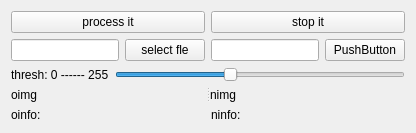
      <widget class="QWidget" name="tab_21">
       <attribute name="title">
        <string>boxcircle</string>
       </attribute>
       <layout class="QVBoxLayout" name="verticalLayout_29">
        <item>
         <layout class="QVBoxLayout" name="verticalLayout_28">
          <item>
           <layout class="QHBoxLayout" name="horizontalLayout_104">
            <item>
             <widget class="QPushButton" name="pushButton_103">
              <property name="text">
               <string>process it</string>
              </property>
             </widget>
            </item>
            <item>
             <widget class="QPushButton" name="pushButton_104">
              <property name="text">
               <string>stop it</string>
              </property>
             </widget>
            </item>
           </layout>
          </item>
          <item>
           <layout class="QHBoxLayout" name="horizontalLayout_105">
            <item>
             <widget class="QLineEdit" name="lineEdit_51"/>
            </item>
            <item>
             <widget class="QPushButton" name="pushButton_105">
              <property name="text">
               <string>select fle</string>
              </property>
             </widget>
            </item>
            <item>
             <widget class="QLineEdit" name="lineEdit_52"/>
            </item>
            <item>
             <widget class="QPushButton" name="pushButton_106">
              <property name="text">
               <string>PushButton</string>
              </property>
             </widget>
            </item>
           </layout>
          </item>
          <item>
           <layout class="QHBoxLayout" name="horizontalLayout_106">
            <item>
             <widget class="QLabel" name="label_141">
              <property name="text">
               <string>thresh: 0 ------ 255</string>
              </property>
             </widget>
            </item>
            <item>
             <widget class="QSlider" name="horizontalSlider_30">
              <property name="maximum">
               <number>255</number>
              </property>
              <property name="singleStep">
               <number>1</number>
              </property>
              <property name="pageStep">
               <number>10</number>
              </property>
              <property name="value">
               <number>100</number>
              </property>
              <property name="orientation">
               <enum>Qt::Horizontal</enum>
              </property>
             </widget>
            </item>
           </layout>
          </item>
          <item>
           <widget class="QSplitter" name="splitter_25">
            <property name="sizePolicy">
             <sizepolicy hsizetype="Expanding" vsizetype="Expanding">
              <horstretch>0</horstretch>
              <verstretch>0</verstretch>
             </sizepolicy>
            </property>
            <property name="orientation">
             <enum>Qt::Horizontal</enum>
            </property>
            <widget class="QLabel" name="label_142">
             <property name="sizePolicy">
              <sizepolicy hsizetype="Preferred" vsizetype="Expanding">
               <horstretch>0</horstretch>
               <verstretch>0</verstretch>
              </sizepolicy>
             </property>
             <property name="text">
              <string>oimg</string>
             </property>
            </widget>
            <widget class="QWidget" name="layoutWidget_35">
             <layout class="QGridLayout" name="gridLayout_27">
              <item row="0" column="0">
               <widget class="QLabel" name="label_143">
                <property name="sizePolicy">
                 <sizepolicy hsizetype="Preferred" vsizetype="Preferred">
                  <horstretch>0</horstretch>
                  <verstretch>0</verstretch>
                 </sizepolicy>
                </property>
                <property name="text">
                 <string>nimg</string>
                </property>
               </widget>
              </item>
             </layout>
            </widget>
           </widget>
          </item>
          <item>
           <layout class="QHBoxLayout" name="horizontalLayout_107">
            <item>
             <widget class="QLabel" name="label_144">
              <property name="sizePolicy">
               <sizepolicy hsizetype="Preferred" vsizetype="Minimum">
                <horstretch>0</horstretch>
                <verstretch>0</verstretch>
               </sizepolicy>
              </property>
              <property name="maximumSize">
               <size>
                <width>16777215</width>
                <height>32</height>
               </size>
              </property>
              <property name="text">
               <string>oinfo:</string>
              </property>
             </widget>
            </item>
            <item>
             <widget class="QLabel" name="label_145">
              <property name="sizePolicy">
               <sizepolicy hsizetype="Preferred" vsizetype="Minimum">
                <horstretch>0</horstretch>
                <verstretch>0</verstretch>
               </sizepolicy>
              </property>
              <property name="maximumSize">
               <size>
                <width>16777215</width>
                <height>32</height>
               </size>
              </property>
              <property name="text">
               <string>ninfo:</string>
              </property>
             </widget>
            </item>
           </layout>
          </item>
         </layout>
        </item>
       </layout>
      </widget>
